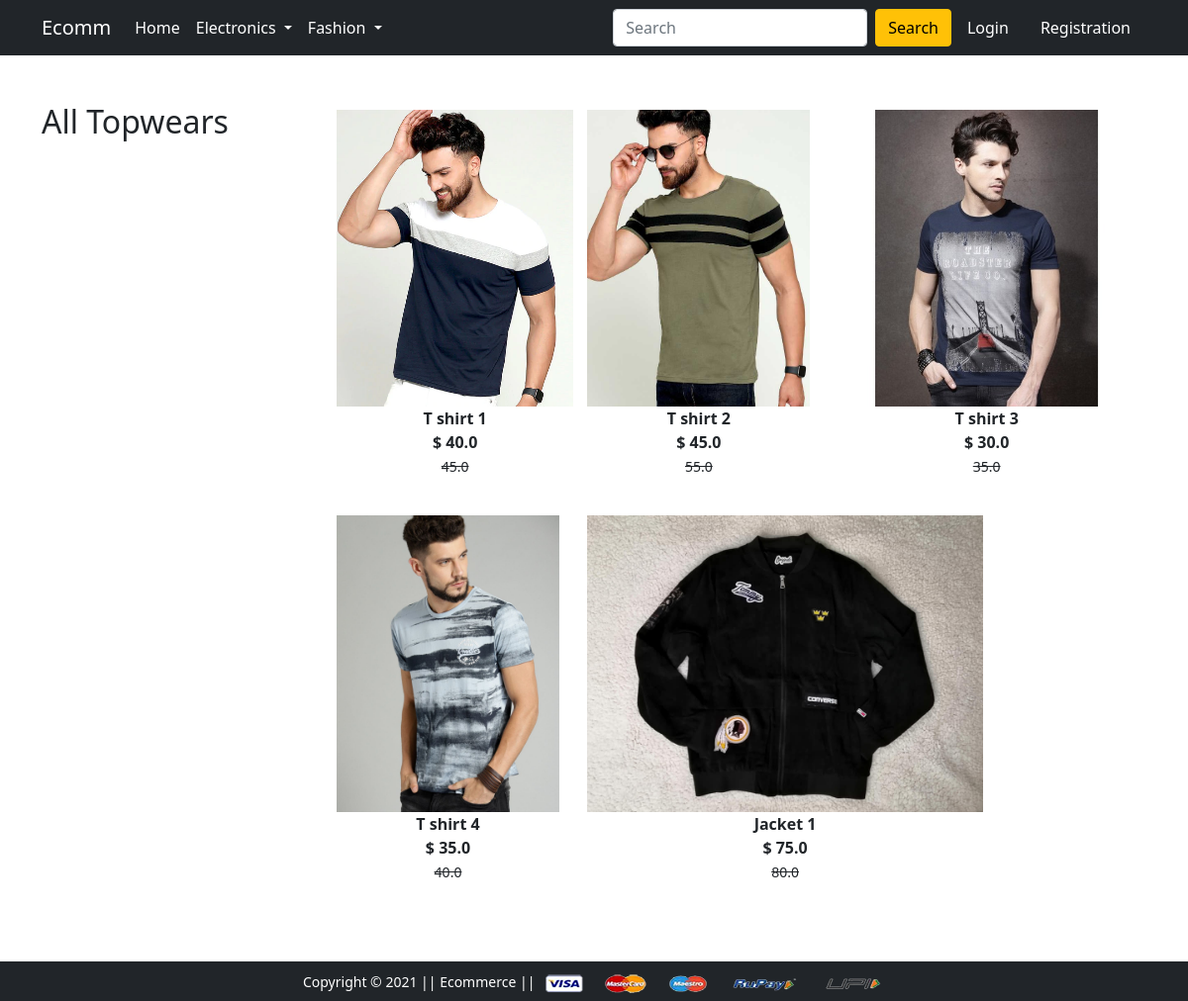
Screenshot of /topwears/ with the database file from the repository.
### app/models.py (models this page shows, shortened)
class Product(models.Model):
    title = models.CharField(max_length=100)
    selling_price = models.FloatField()
    discounted_price = models.FloatField()
    description = models.TextField()
    brand = models.CharField(max_length=100)
    category = models.CharField(choices=CATEGORY_CHOICES, max_length=2)
    product_image = models.ImageField(upload_to='productimg')

### app/views.py (the view)
# urls.py: path('topwears/', views.topwears, name='topwears'),
def topwears(request):
    topwears = Product.objects.filter(category='TW')
    return render(request, 'app/topwears.html', {'topwears': topwears})

### app/templates/app/topwears.html (shortened to what this page needs)
{% extends 'app/base.html' %} {% load static %}
{% block main-content %}
<div class="container my-5">
    <div class="row">
      <div class="col-sm-3">
        <div class="list-group">
          <h2>All Topwears</h2>
        </div>
      </div>
      <div class="col-sm-8">
        <div class="row">
          {% for product in topwears %}
          <div class="col-sm-4 text-center mb-4">
          <a href="{% url 'product-detail' product.id %}" class="btn">
          <div class="item">
            <img src="{{product.product_image.url}}" alt="" height="300" class="">
            <div class="fw-bold">{{product.title}}</div>
            <div class="fw-bold">$ {{product.discounted_price}}</div>
            <small class="fw-light text-decoration-line-through">{{product.selling_price}}</small>
          </div>
          </a>
          </div>
          {% endfor %}
        </div>
      </div>
    </div>
  </div>
{% endblock main-content %}

### rows the page displays
Product: product_image (picture), title "T shirt 1", discounted_price "40.0", selling_price "45.0"
Product: product_image (picture), title "T shirt 2", discounted_price "45.0", selling_price "55.0"
Product: product_image (picture), title "T shirt 3", discounted_price "30.0", selling_price "35.0"
Product: product_image (picture), title "T shirt 4", discounted_price "35.0", selling_price "40.0"
Product: product_image (picture), title "Jacket 1", discounted_price "75.0", selling_price "80.0"
